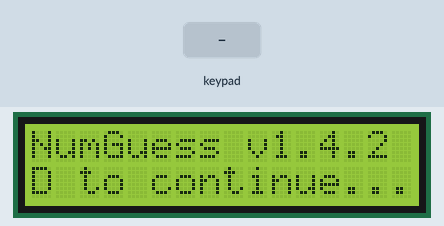
The sketch below on a simulated Arduino Mega 2560, built with avr-gcc and run on an emulated ATmega2560. Parts: 16×2 character LCD. Inputs (shaded band) come from the test bench. Random numbers use the default seed unless the sketch sets one.

Above: at 0.8 s.
0.9 s: key 'D' pressed
At 1.7 s:
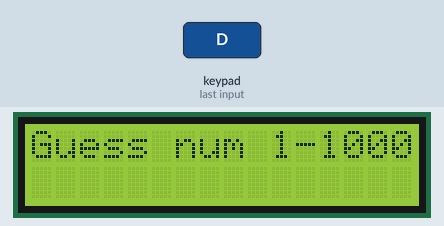
2.4 s: keypad keys 2 8 2 9 3 0 3 1 A pressed 0.4 s apart
At 6.5 s:
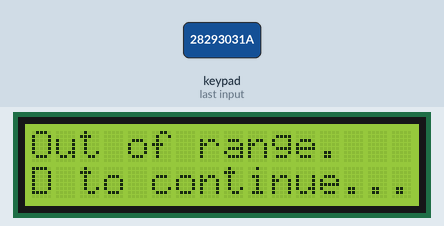
Timing chart, 0 to 8.0 s (numbered marks = the images above; inputs shaded):
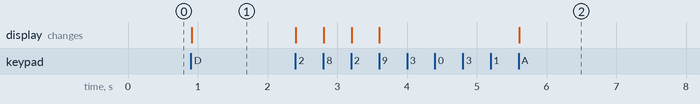

The sketch:

NumGuessArduino.ino
```cpp
#include <LiquidCrystal.h>
#include <Keypad.h>

#include <stdio.h>
#include <ctype.h>
#include <stdbool.h>

#undef ENTER_KEY
#undef BKSPC_KEY
#undef QUITG_KEY
#undef NEXTB_KEY

const int ENTER_KEY = 'A';
const int BKSPC_KEY = 'B';
const int QUITG_KEY = 'C';
const int NEXTB_KEY = 'D';

int realn = 0;
int input = 0;
bool match = false;

const byte ROWS = 4, COLS = 4;

char KEYS[ROWS][COLS] = {
  {'1', '2', '3', 'A',},
  {'4', '5', '6', 'B',},
  {'7', '8', '9', 'C',},
  {'*', '0', '#', 'D',},
};

byte ROWPINS[ROWS] = { 28, 29, 30, 31 };
byte COLPINS[COLS] = { 32, 33, 34, 35 };

Keypad kp(makeKeymap(KEYS), ROWPINS, COLPINS, ROWS, COLS);

LiquidCrystal lcd(22, 23, 24, 25, 26, 27);

int getGuess(void);
bool checkGuess(int *realnum, int guess);
void waitFor(char keyToWait);

void setup(void)
{
  randomSeed(analogRead(A0));

  lcd.begin(16, 2);
  lcd.setCursor(0, 0);
  lcd.print("NumGuess v1.4.2");
  waitFor(NEXTB_KEY);
  lcd.clear();
}

void loop(void)
{
  int number = random(1, 1001);

  do
  {
    lcd.clear();
    lcd.print("Guess num 1-1000");

    input = getGuess();
    match = checkGuess(&number, input);
  }
  while (!match);
}

int getGuess(void)
{
  int curPos = 0;

  char guessedKey = '\0';
  char guessedNumber[5];

  while (true)
  {
    guessedKey = kp.getKey();

    if (isdigit(guessedKey) && curPos < 4)
    {
      lcd.setCursor(curPos, 1);
      lcd.print(guessedKey);

      guessedNumber[curPos] = guessedKey;
      guessedNumber[++curPos] = '\0';
    }
    else if (guessedKey == QUITG_KEY)
    {
      lcd.clear();
      lcd.print("You pressed QUIT");
      lcd.setCursor(0, 1);
      lcd.print("Program stopped.");

      while (true)
      {
        /* freeze; basically terminate program */;
      }
    }
    else if (guessedKey == BKSPC_KEY && curPos > 0)
    {
      guessedNumber[--curPos] = '\0';

      lcd.setCursor(curPos, 1);
      lcd.print(" ");
    }
    else if (guessedKey == ENTER_KEY && curPos > 0)
    {
      break;
    }
  }

  int result = 0;

  for (int i = 0; i < curPos; ++i)
  {
    result = result * 10 + guessedNumber[i] - '0';
  }

  return result;
}

bool checkGuess(int *realnum, int guess)
{
  static int tries = 0;

  lcd.setCursor(0, 0);

  if (*realnum == guess)
  {
    lcd.print("Correct!        ");
    delay(1250);
    lcd.setCursor(0, 0);

    char triesStr[16];
    sprintf(triesStr, "Tries: %-9d", tries);

    lcd.print(triesStr);
    waitFor(NEXTB_KEY);

    *realnum = random(1, 1001);

    tries = 0;
    return true;
  }
  else
  {
    ++tries;

    if (guess < 0 || guess > 1000)
    {
      lcd.print("Out of range.   ");
      waitFor(NEXTB_KEY);
    }
    if (*realnum < guess)
    {
      lcd.print("Too high, lower!");
      waitFor(NEXTB_KEY);
    }
    if (*realnum > guess)
    {
      lcd.print("Too low, higher!");
      waitFor(NEXTB_KEY);
    }

    return false;
  }
}

void waitFor(char keyToWait)
{
  if (keyToWait == 'D')
  {
    lcd.setCursor(0, 1);
    lcd.print("D to continue...");
  }

  while (kp.getKey() != keyToWait)
  {
    /* wait for keyToWait to be pressed */;
  }
}
```

Measured:
- after the input at 0.9 s, the display: changes at once (image 1)
- after the input at 2.4 s, the display: first changes at once (image 2 shows a later state)
